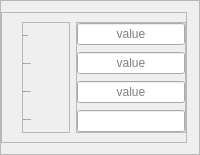
                           <widget class="QFrame" name="frame_22">
                            <property name="frameShape">
                             <enum>QFrame::Shape::StyledPanel</enum>
                            </property>
                            <property name="frameShadow">
                             <enum>QFrame::Shadow::Raised</enum>
                            </property>
                            <layout class="QVBoxLayout" name="verticalLayout_11">
                             <property name="spacing">
                              <number>0</number>
                             </property>
                             <property name="leftMargin">
                              <number>0</number>
                             </property>
                             <property name="rightMargin">
                              <number>12</number>
                             </property>
                             <item>
                              <widget class="QFrame" name="frame_23">
                               <property name="frameShape">
                                <enum>QFrame::Shape::StyledPanel</enum>
                               </property>
                               <property name="frameShadow">
                                <enum>QFrame::Shadow::Raised</enum>
                               </property>
                               <layout class="QHBoxLayout" name="horizontalLayout_9">
                                <property name="leftMargin">
                                 <number>20</number>
                                </property>
                                <property name="rightMargin">
                                 <number>0</number>
                                </property>
                                <item>
                                 <widget class="QFrame" name="frame_25">
                                  <property name="sizePolicy">
                                   <sizepolicy hsizetype="MinimumExpanding" vsizetype="Preferred">
                                    <horstretch>0</horstretch>
                                    <verstretch>0</verstretch>
                                   </sizepolicy>
                                  </property>
                                  <property name="maximumSize">
                                   <size>
                                    <width>120</width>
                                    <height>16777215</height>
                                   </size>
                                  </property>
                                  <property name="frameShape">
                                   <enum>QFrame::Shape::StyledPanel</enum>
                                  </property>
                                  <property name="frameShadow">
                                   <enum>QFrame::Shadow::Raised</enum>
                                  </property>
                                  <layout class="QVBoxLayout" name="verticalLayout_12">
                                   <property name="spacing">
                                    <number>7</number>
                                   </property>
                                   <property name="leftMargin">
                                    <number>0</number>
                                   </property>
                                   <property name="topMargin">
                                    <number>0</number>
                                   </property>
                                   <property name="rightMargin">
                                    <number>0</number>
                                   </property>
                                   <property name="bottomMargin">
                                    <number>0</number>
                                   </property>
                                   <item>
                                    <widget class="QLabel" name="label_116">
                                     <property name="minimumSize">
                                      <size>
                                       <width>0</width>
                                       <height>18</height>
                                      </size>
                                     </property>
                                     <property name="maximumSize">
                                      <size>
                                       <width>16777215</width>
                                       <height>18</height>
                                      </size>
                                     </property>
                                     <property name="font">
                                      <font>
                                       <family>Yu Gothic UI Semilight</family>
                                       <pointsize>-1</pointsize>
                                      </font>
                                     </property>
                                     <property name="styleSheet">
                                      <string notr="true"/>
                                     </property>
                                     <property name="text">
                                      <string>Global Size:</string>
                                     </property>
                                    </widget>
                                   </item>
                                   <item>
                                    <widget class="QLabel" name="label_113">
                                     <property name="minimumSize">
                                      <size>
                                       <width>0</width>
                                       <height>18</height>
                                      </size>
                                     </property>
                                     <property name="maximumSize">
                                      <size>
                                       <width>16777215</width>
                                       <height>18</height>
                                      </size>
                                     </property>
                                     <property name="font">
                                      <font>
                                       <family>Yu Gothic UI Semilight</family>
                                       <pointsize>-1</pointsize>
                                      </font>
                                     </property>
                                     <property name="styleSheet">
                                      <string notr="true"/>
                                     </property>
                                     <property name="text">
                                      <string>Deviation Factor:</string>
                                     </property>
                                    </widget>
                                   </item>
                                   <item>
                                    <widget class="QLabel" name="label_115">
                                     <property name="minimumSize">
                                      <size>
                                       <width>0</width>
                                       <height>18</height>
                                      </size>
                                     </property>
                                     <property name="maximumSize">
                                      <size>
                                       <width>16777215</width>
                                       <height>18</height>
                                      </size>
                                     </property>
                                     <property name="font">
                                      <font>
                                       <family>Yu Gothic UI Semilight</family>
                                       <pointsize>-1</pointsize>
                                      </font>
                                     </property>
                                     <property name="styleSheet">
                                      <string notr="true"/>
                                     </property>
                                     <property name="text">
                                      <string>Minimum Factor:</string>
                                     </property>
                                    </widget>
                                   </item>
                                   <item>
                                    <widget class="QLabel" name="label_114">
                                     <property name="minimumSize">
                                      <size>
                                       <width>0</width>
                                       <height>18</height>
                                      </size>
                                     </property>
                                     <property name="maximumSize">
                                      <size>
                                       <width>16777215</width>
                                       <height>18</height>
                                      </size>
                                     </property>
                                     <property name="font">
                                      <font>
                                       <family>Yu Gothic UI Semilight</family>
                                       <pointsize>-1</pointsize>
                                      </font>
                                     </property>
                                     <property name="styleSheet">
                                      <string notr="true"/>
                                     </property>
                                     <property name="text">
                                      <string>Others Mesh Info:</string>
                                     </property>
                                    </widget>
                                   </item>
                                  </layout>
                                 </widget>
                                </item>
                                <item>
                                 <widget class="QFrame" name="frame_26">
                                  <property name="sizePolicy">
                                   <sizepolicy hsizetype="MinimumExpanding" vsizetype="Preferred">
                                    <horstretch>0</horstretch>
                                    <verstretch>0</verstretch>
                                   </sizepolicy>
                                  </property>
                                  <property name="frameShape">
                                   <enum>QFrame::Shape::StyledPanel</enum>
                                  </property>
                                  <property name="frameShadow">
                                   <enum>QFrame::Shadow::Raised</enum>
                                  </property>
                                  <layout class="QVBoxLayout" name="verticalLayout_13">
                                   <property name="spacing">
                                    <number>7</number>
                                   </property>
                                   <property name="leftMargin">
                                    <number>0</number>
                                   </property>
                                   <property name="topMargin">
                                    <number>0</number>
                                   </property>
                                   <property name="rightMargin">
                                    <number>0</number>
                                   </property>
                                   <property name="bottomMargin">
                                    <number>0</number>
                                   </property>
                                   <item>
                                    <widget class="QLineEdit" name="eulerianGlobalSize">
                                     <property name="minimumSize">
                                      <size>
                                       <width>0</width>
                                       <height>18</height>
                                      </size>
                                     </property>
                                     <property name="maximumSize">
                                      <size>
                                       <width>180</width>
                                       <height>16777215</height>
                                      </size>
                                     </property>
                                     <property name="text">
                                      <string/>
                                     </property>
                                     <property name="alignment">
                                      <set>Qt::AlignmentFlag::AlignCenter</set>
                                     </property>
                                     <property name="placeholderText">
                                      <string>value</string>
                                     </property>
                                    </widget>
                                   </item>
                                   <item>
                                    <widget class="QLineEdit" name="eulerianDeviationFactor">
                                     <property name="minimumSize">
                                      <size>
                                       <width>0</width>
                                       <height>18</height>
                                      </size>
                                     </property>
                                     <property name="maximumSize">
                                      <size>
                                       <width>180</width>
                                       <height>16777215</height>
                                      </size>
                                     </property>
                                     <property name="text">
                                      <string/>
                                     </property>
                                     <property name="alignment">
                                      <set>Qt::AlignmentFlag::AlignCenter</set>
                                     </property>
                                     <property name="placeholderText">
                                      <string>value</string>
                                     </property>
                                    </widget>
                                   </item>
                                   <item>
                                    <widget class="QLineEdit" name="eulerianMininumFactor">
                                     <property name="minimumSize">
                                      <size>
                                       <width>0</width>
                                       <height>18</height>
                                      </size>
                                     </property>
                                     <property name="maximumSize">
                                      <size>
                                       <width>180</width>
                                       <height>16777215</height>
                                      </size>
                                     </property>
                                     <property name="text">
                                      <string/>
                                     </property>
                                     <property name="alignment">
                                      <set>Qt::AlignmentFlag::AlignCenter</set>
                                     </property>
                                     <property name="placeholderText">
                                      <string>value</string>
                                     </property>
                                    </widget>
                                   </item>
                                   <item>
                                    <widget class="QLineEdit" name="eulerianOtherInfo">
                                     <property name="minimumSize">
                                      <size>
                                       <width>0</width>
                                       <height>18</height>
                                      </size>
                                     </property>
                                     <property name="maximumSize">
                                      <size>
                                       <width>180</width>
                                       <height>16777215</height>
                                      </size>
                                     </property>
                                     <property name="text">
                                      <string/>
                                     </property>
                                     <property name="alignment">
                                      <set>Qt::AlignmentFlag::AlignCenter</set>
                                     </property>
                                     <property name="placeholderText">
                                      <string/>
                                     </property>
                                    </widget>
                                   </item>
                                  </layout>
                                 </widget>
                                </item>
                               </layout>
                              </widget>
                             </item>
                            </layout>
                           </widget>
